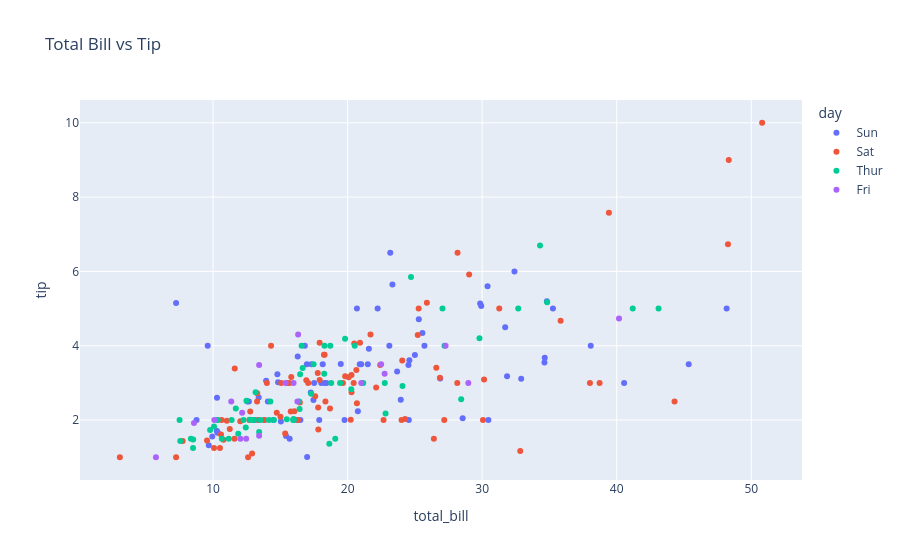

The notebook cell this image was saved under:
### Code cell
fig=px.scatter(tips,x='total_bill',y='tip',color='day',title='Total Bill vs Tip')
fig.show()
